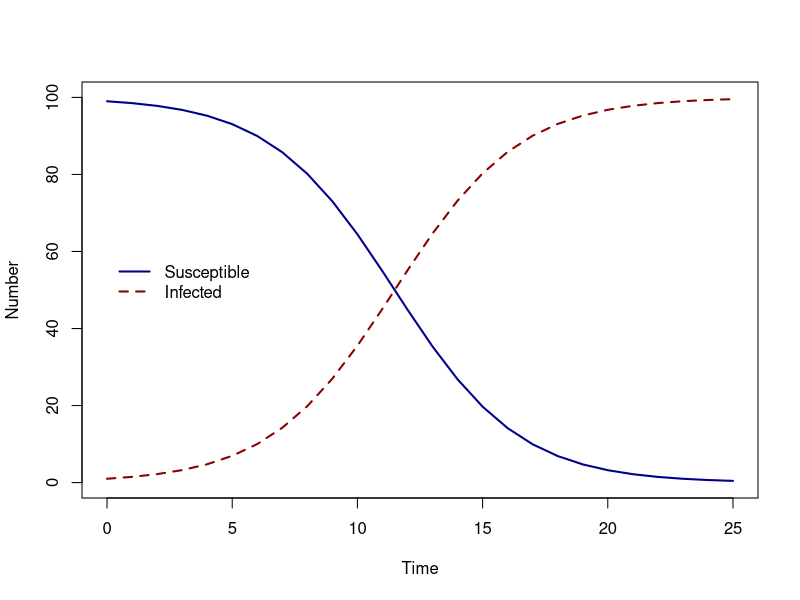
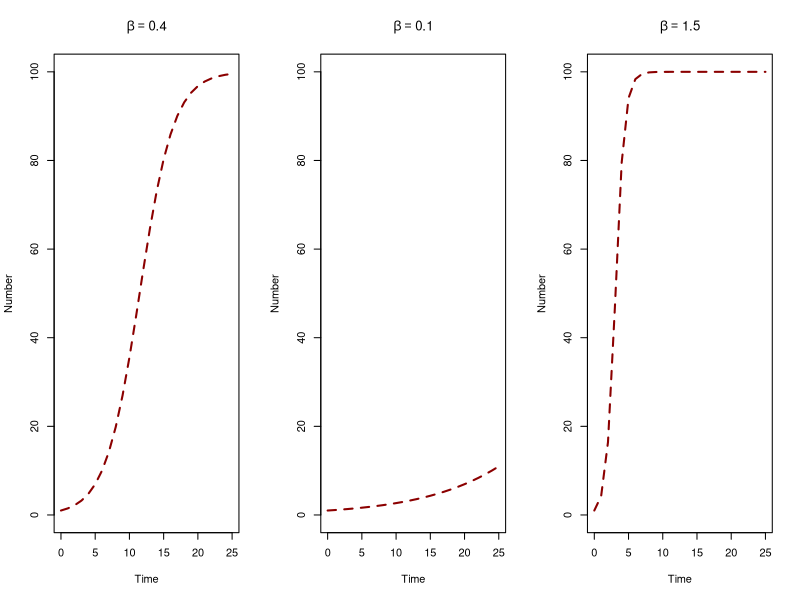

Here is the R script that generated these plots, in order:
## ---- chunk 1
library(deSolve)
susceptible_infected <- function(time, state_var, pars) {
  # Extract state variables
  S <- state_var["S"]
  I <- state_var["I"]
  N <- S + I
  # Extract model parameters
  beta <- pars["beta"]
  # The differential equations
  dS <- - beta * S * I / N
  dI <- beta * S * I / N
  # Return the solved equations as a list
  sol <- list(c(dS, dI))
  return(sol)
}

# What are our parameter values?
pars <- c(beta = 0.4)

# Define time to solve equations
times <- seq(from = 0, to = 25, by = 1)

# What are the initial values (or conditions) of the state variables?
state_var <- c(S = 99, I = 1)

# Solve the Susceptible Infected equations over the vector of times , time
# with initial conditions
solution <- as.data.frame(ode(y = state_var, times = times,
                              func = susceptible_infected, parms = pars,
                              method = rk4))

plot(solution$time, solution$S, col = "darkblue", lwd = 2,
     type = "l", ylim = c(0, 100), ylab = "Number", xlab = "Time")
lines(solution$time, solution$I, col = "darkred", lwd = 2, lty = 2)
legend(-0.1, 60, c("Susceptible", "Infected"), col = c("darkblue", "darkred"),
       lwd = 2, lty = c(1, 2), bty = "n")

## ---- chunk 2
par(mfrow = c(1, 3))
beta_val <- 0.4
plot(solution$time, solution$I, col = "darkred", lwd = 2, lty = 2,
     type = "l", ylim = c(0, 100), ylab = "Number", xlab = "Time",
     main = bquote(beta == .(beta_val)))

beta_vec <- c(0.1, 1.5)

for (beta_val in beta_vec){
  # What are our parameter values?
  pars <- c(beta = beta_val)

  # Solve the Susceptible Infected equations over the vector of times , time
  # with initial conditions
  solution <- as.data.frame(ode(y = state_var, times = times,
                                func = susceptible_infected, parms = pars,
                                method = rk4))
  plot(solution$time, solution$I, col = "darkred", lwd = 2, lty = 2,
       type = "l", ylim = c(0, 100), ylab = "Number", xlab = "Time",
       main = bquote(beta == .(beta_val)))
}
